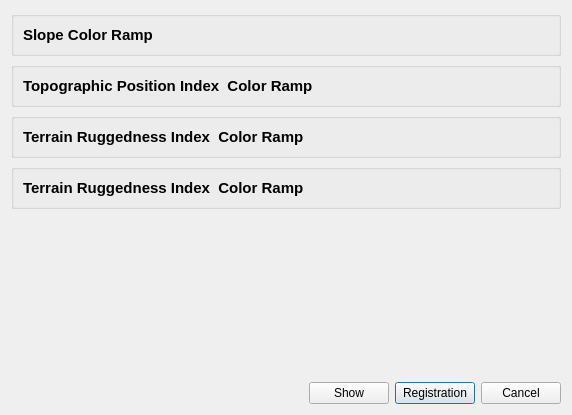
<?xml version="1.0" encoding="UTF-8"?>
<ui version="4.0">
 <class>Dialog</class>
 <widget class="QDialog" name="Dialog">
  <property name="geometry">
   <rect>
    <x>0</x>
    <y>0</y>
    <width>572</width>
    <height>415</height>
   </rect>
  </property>
  <property name="windowTitle">
   <string>Dialog</string>
  </property>
  <property name="styleSheet">
   <string notr="true">QLabel {
	font: 15px;
	font-weight: bold;
}</string>
  </property>
  <layout class="QGridLayout" name="gridLayout_2">
   <item row="2" column="0">
    <widget class="QGroupBox" name="gpBox_TRI">
     <property name="title">
      <string/>
     </property>
     <property name="checkable">
      <bool>false</bool>
     </property>
     <layout class="QVBoxLayout" name="verticalLayout_3">
      <item>
       <widget class="QLabel" name="label_3">
        <property name="text">
         <string>Terrain Ruggedness Index  Color Ramp</string>
        </property>
       </widget>
      </item>
     </layout>
    </widget>
   </item>
   <item row="1" column="0">
    <widget class="QGroupBox" name="gpBox_TPI">
     <property name="title">
      <string/>
     </property>
     <property name="checkable">
      <bool>false</bool>
     </property>
     <layout class="QVBoxLayout" name="verticalLayout_2">
      <item>
       <widget class="QLabel" name="label_2">
        <property name="text">
         <string>Topographic Position Index  Color Ramp</string>
        </property>
       </widget>
      </item>
     </layout>
    </widget>
   </item>
   <item row="5" column="0">
    <layout class="QGridLayout" name="gridLayout">
     <item row="0" column="2">
      <widget class="QPushButton" name="btn_Registration">
       <property name="text">
        <string>Registration</string>
       </property>
      </widget>
     </item>
     <item row="0" column="3">
      <widget class="QPushButton" name="btn_Cancel">
       <property name="text">
        <string>Cancel</string>
       </property>
      </widget>
     </item>
     <item row="0" column="0">
      <spacer name="hS">
       <property name="orientation">
        <enum>Qt::Horizontal</enum>
       </property>
       <property name="sizeHint" stdset="0">
        <size>
         <width>40</width>
         <height>20</height>
        </size>
       </property>
      </spacer>
     </item>
     <item row="0" column="1">
      <widget class="QPushButton" name="pushButton">
       <property name="text">
        <string>Show</string>
       </property>
      </widget>
     </item>
    </layout>
   </item>
   <item row="3" column="0">
    <widget class="QGroupBox" name="gpBox_Hillshade">
     <property name="title">
      <string/>
     </property>
     <property name="checkable">
      <bool>false</bool>
     </property>
     <layout class="QVBoxLayout" name="verticalLayout_4">
      <item>
       <widget class="QLabel" name="label_4">
        <property name="text">
         <string>Terrain Ruggedness Index  Color Ramp</string>
        </property>
       </widget>
      </item>
     </layout>
    </widget>
   </item>
   <item row="0" column="0">
    <widget class="QGroupBox" name="gpBox_Slope">
     <property name="title">
      <string/>
     </property>
     <property name="checkable">
      <bool>false</bool>
     </property>
     <layout class="QVBoxLayout" name="verticalLayout">
      <item>
       <widget class="QLabel" name="label">
        <property name="text">
         <string>Slope Color Ramp</string>
        </property>
       </widget>
      </item>
     </layout>
    </widget>
   </item>
   <item row="4" column="0">
    <spacer name="verticalSpacer">
     <property name="orientation">
      <enum>Qt::Vertical</enum>
     </property>
     <property name="sizeHint" stdset="0">
      <size>
       <width>20</width>
       <height>40</height>
      </size>
     </property>
    </spacer>
   </item>
  </layout>
 </widget>
 <resources/>
 <connections/>
</ui>
